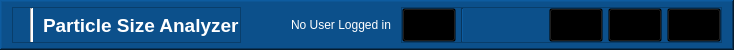
     <widget class="QFrame" name="header">
      <property name="minimumSize">
       <size>
        <width>0</width>
        <height>50</height>
       </size>
      </property>
      <property name="maximumSize">
       <size>
        <width>16777215</width>
        <height>50</height>
       </size>
      </property>
      <property name="cursor">
       <cursorShape>OpenHandCursor</cursorShape>
      </property>
      <property name="styleSheet">
       <string notr="true">QFrame{
	background: #0C508B;
}
</string>
      </property>
      <property name="frameShape">
       <enum>QFrame::WinPanel</enum>
      </property>
      <property name="frameShadow">
       <enum>QFrame::Raised</enum>
      </property>
      <layout class="QHBoxLayout" name="horizontalLayout_4">
       <property name="spacing">
        <number>10</number>
       </property>
       <property name="leftMargin">
        <number>10</number>
       </property>
       <property name="topMargin">
        <number>5</number>
       </property>
       <property name="rightMargin">
        <number>10</number>
       </property>
       <property name="bottomMargin">
        <number>5</number>
       </property>
       <item>
        <widget class="QFrame" name="frame_5">
         <property name="maximumSize">
          <size>
           <width>16777215</width>
           <height>16777215</height>
          </size>
         </property>
         <property name="frameShape">
          <enum>QFrame::StyledPanel</enum>
         </property>
         <property name="frameShadow">
          <enum>QFrame::Raised</enum>
         </property>
         <layout class="QHBoxLayout" name="horizontalLayout_3">
          <property name="spacing">
           <number>10</number>
          </property>
          <property name="leftMargin">
           <number>0</number>
          </property>
          <property name="topMargin">
           <number>0</number>
          </property>
          <property name="rightMargin">
           <number>0</number>
          </property>
          <property name="bottomMargin">
           <number>0</number>
          </property>
          <item>
           <widget class="QLabel" name="dorsa_logo">
            <property name="maximumSize">
             <size>
              <width>110</width>
              <height>16777215</height>
             </size>
            </property>
            <property name="text">
             <string/>
            </property>
            <property name="pixmap">
             <pixmap resource="Assets/Assets.qrc">:/assets/general/dorsa_white.png</pixmap>
            </property>
            <property name="scaledContents">
             <bool>true</bool>
            </property>
           </widget>
          </item>
          <item>
           <widget class="Line" name="line">
            <property name="styleSheet">
             <string notr="true">background:white</string>
            </property>
            <property name="orientation">
             <enum>Qt::Vertical</enum>
            </property>
           </widget>
          </item>
          <item>
           <widget class="QLabel" name="title">
            <property name="font">
             <font>
              <family>Arial</family>
              <pointsize>14</pointsize>
              <weight>75</weight>
              <italic>false</italic>
              <bold>true</bold>
             </font>
            </property>
            <property name="styleSheet">
             <string notr="true">QLabel{
	color: white;
	font-size: 14pt;
	font-weight: bold;
}</string>
            </property>
            <property name="text">
             <string>Particle Size Analyzer</string>
            </property>
           </widget>
          </item>
         </layout>
        </widget>
       </item>
       <item>
        <spacer name="horizontalSpacer">
         <property name="orientation">
          <enum>Qt::Horizontal</enum>
         </property>
         <property name="sizeHint" stdset="0">
          <size>
           <width>40</width>
           <height>20</height>
          </size>
         </property>
        </spacer>
       </item>
       <item>
        <widget class="QLabel" name="toolbar_logined_username_lbl">
         <property name="styleSheet">
          <string notr="true">color:#ffffff;</string>
         </property>
         <property name="text">
          <string>No User Logged in</string>
         </property>
        </widget>
       </item>
       <item>
        <widget class="QFrame" name="win_buttons">
         <property name="styleSheet">
          <string notr="true">QPushButton{
	padding: 10px;
	margin: 0px;
	min-height: 0px;
	min-width: 0px;
	background-color: rgba(0,0,0,0);
	max-height:20px;
}

QPushButton:hover {
 border: 1 solid #ffffff;
background-color: rgba(31, 32, 85, 100);
 }</string>
         </property>
         <property name="frameShape">
          <enum>QFrame::StyledPanel</enum>
         </property>
         <property name="frameShadow">
          <enum>QFrame::Raised</enum>
         </property>
         <layout class="QHBoxLayout" name="horizontalLayout_13">
          <property name="spacing">
           <number>5</number>
          </property>
          <property name="leftMargin">
           <number>0</number>
          </property>
          <property name="topMargin">
           <number>0</number>
          </property>
          <property name="rightMargin">
           <number>0</number>
          </property>
          <property name="bottomMargin">
           <number>0</number>
          </property>
          <item>
           <widget class="QPushButton" name="toolbar_login_logout_btn">
            <property name="styleSheet">
             <string notr="true"/>
            </property>
            <property name="text">
             <string/>
            </property>
            <property name="icon">
             <iconset resource="Assets/Assets.qrc">
              <normaloff>:/assets/icons/icons8-user-50.png</normaloff>:/assets/icons/icons8-user-50.png</iconset>
            </property>
            <property name="iconSize">
             <size>
              <width>35</width>
              <height>35</height>
             </size>
            </property>
           </widget>
          </item>
          <item>
           <widget class="Line" name="line_13">
            <property name="styleSheet">
             <string notr="true">Line{
	max-width: 120px;
	background-color:rgba(255, 255, 255, 50);
	margin: 0 15px;
}</string>
            </property>
            <property name="orientation">
             <enum>Qt::Vertical</enum>
            </property>
           </widget>
          </item>
          <item>
           <spacer name="horizontalSpacer_55">
            <property name="orientation">
             <enum>Qt::Horizontal</enum>
            </property>
            <property name="sizeType">
             <enum>QSizePolicy::Maximum</enum>
            </property>
            <property name="sizeHint" stdset="0">
             <size>
              <width>80</width>
              <height>20</height>
             </size>
            </property>
           </spacer>
          </item>
          <item>
           <widget class="QPushButton" name="minimize_btn">
            <property name="minimumSize">
             <size>
              <width>20</width>
              <height>20</height>
             </size>
            </property>
            <property name="maximumSize">
             <size>
              <width>16777215</width>
              <height>40</height>
             </size>
            </property>
            <property name="cursor">
             <cursorShape>PointingHandCursor</cursorShape>
            </property>
            <property name="toolTip">
             <string/>
            </property>
            <property name="styleSheet">
             <string notr="true"/>
            </property>
            <property name="text">
             <string/>
            </property>
            <property name="icon">
             <iconset resource="Assets/Assets.qrc">
              <normaloff>:/assets/general/minimize.png</normaloff>:/assets/general/minimize.png</iconset>
            </property>
            <property name="iconSize">
             <size>
              <width>15</width>
              <height>15</height>
             </size>
            </property>
           </widget>
          </item>
          <item>
           <widget class="QPushButton" name="maximize_btn">
            <property name="enabled">
             <bool>true</bool>
            </property>
            <property name="minimumSize">
             <size>
              <width>20</width>
              <height>20</height>
             </size>
            </property>
            <property name="maximumSize">
             <size>
              <width>16777215</width>
              <height>40</height>
             </size>
            </property>
            <property name="cursor">
             <cursorShape>PointingHandCursor</cursorShape>
            </property>
            <property name="toolTip">
             <string/>
            </property>
            <property name="styleSheet">
             <string notr="true"/>
            </property>
            <property name="text">
             <string/>
            </property>
            <property name="icon">
             <iconset resource="Assets/Assets.qrc">
              <normaloff>:/assets/general/maximize.png</normaloff>:/assets/general/maximize.png</iconset>
            </property>
            <property name="iconSize">
             <size>
              <width>15</width>
              <height>15</height>
             </size>
            </property>
           </widget>
          </item>
          <item>
           <widget class="QPushButton" name="close_btn">
            <property name="minimumSize">
             <size>
              <width>20</width>
              <height>20</height>
             </size>
            </property>
            <property name="maximumSize">
             <size>
              <width>16777215</width>
              <height>40</height>
             </size>
            </property>
            <property name="cursor">
             <cursorShape>PointingHandCursor</cursorShape>
            </property>
            <property name="toolTip">
             <string/>
            </property>
            <property name="styleSheet">
             <string notr="true"/>
            </property>
            <property name="text">
             <string/>
            </property>
            <property name="icon">
             <iconset resource="Assets/Assets.qrc">
              <normaloff>:/assets/general/close.png</normaloff>:/assets/general/close.png</iconset>
            </property>
            <property name="iconSize">
             <size>
              <width>15</width>
              <height>15</height>
             </size>
            </property>
           </widget>
          </item>
         </layout>
        </widget>
       </item>
      </layout>
     </widget>
